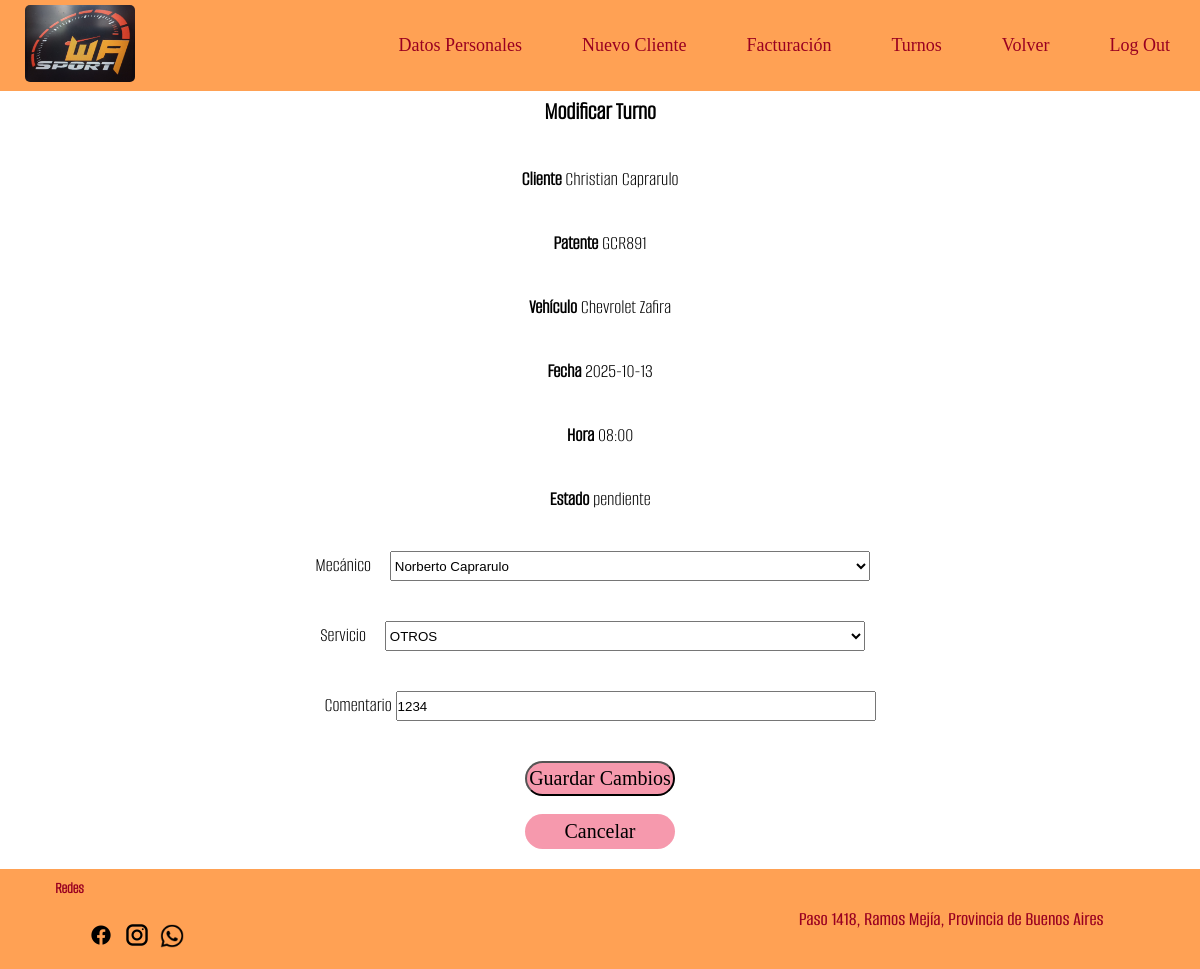
The app's page /modificar_turno.php?turno_id=47 (signed in) with its own data.
### tables this page shows
CREATE TABLE `turnos` (
  `turno_id` int(11) NOT NULL,
  `turno_fecha` date NOT NULL,
  `turno_hora` time NOT NULL,
  `cliente_DNI` char(8) DEFAULT NULL,
  `vehiculo_patente` varchar(10) DEFAULT NULL,
  `mecanico_dni` char(8) DEFAULT NULL,
  `turno_estado` enum('pendiente','finalizado') DEFAULT 'pendiente',
  `turno_comentario` text DEFAULT NULL
);

CREATE TABLE `clientes` (
  `cliente_DNI` varchar(10) NOT NULL,
  `cliente_contrasena` varchar(255) NOT NULL,
  `cliente_nombre` varchar(50) NOT NULL,
  `cliente_direccion` varchar(50) DEFAULT NULL,
  `cliente_localidad` varchar(15) DEFAULT NULL,
  `cliente_telefono` varchar(15) DEFAULT NULL,
  `cliente_email` varchar(255) NOT NULL,
  `token_recuperacion` varchar(255) DEFAULT NULL
);

CREATE TABLE `vehiculos` (
  `vehiculo_patente` varchar(10) NOT NULL,
  `cliente_DNI` varchar(10) NOT NULL,
  `vehiculo_marca` varchar(10) NOT NULL,
  `vehiculo_modelo` varchar(10) NOT NULL,
  `vehiculo_anio` varchar(4) DEFAULT NULL,
  `vehiculo_color` varchar(10) DEFAULT NULL,
  `vehiculo_motor` varchar(10) DEFAULT NULL
);

CREATE TABLE `orden_trabajo` (
  `orden_numero` int(11) NOT NULL,
  `servicio_codigo` varchar(5) NOT NULL,
  `complejidad` int(11) NOT NULL,
  `costo_ajustado` decimal(8,2) DEFAULT NULL,
  `orden_kilometros` int(10) UNSIGNED NOT NULL,
  `orden_comentario` varchar(255) NOT NULL,
  `orden_estado` tinyint(1) NOT NULL,
  `mecanico_DNI` varchar(15) DEFAULT NULL,
  `turno_id` int(11) DEFAULT NULL,
  `factura_id` int(11) DEFAULT NULL
);

CREATE TABLE `empleados` (
  `empleado_DNI` varchar(10) NOT NULL,
  `empleado_contrasena` varchar(255) NOT NULL,
  `empleado_nombre` varchar(50) NOT NULL,
  `empleado_roll` varchar(255) NOT NULL,
  `empleado_email` text NOT NULL,
  `token_recuperacion` varchar(255) DEFAULT NULL,
  `empleado_direccion` varchar(50) DEFAULT NULL,
  `empleado_localidad` varchar(15) DEFAULT NULL,
  `empleado_telefono` varchar(15) DEFAULT NULL
);

CREATE TABLE `servicios` (
  `servicio_codigo` varchar(5) NOT NULL,
  `servicio_nombre` varchar(35) NOT NULL,
  `servicio_descripcion` varchar(100) NOT NULL,
  `servicio_costo` decimal(8,2) NOT NULL
);

### modificar_turno.php (the view, shortened to what this page needs)
<?php
include 'conexion_base.php';
$turno_id = $_POST['turno_id'] ?? $_GET['turno_id'] ?? null;
try {
    $stmt = $conexion->prepare("SELECT t.*,
                                       ot.servicio_codigo, ot.mecanico_DNI AS mecanico_DNI_OT,
                                       c.cliente_nombre, v.vehiculo_patente, v.vehiculo_marca, v.vehiculo_modelo,
                                       s.servicio_nombre
                                FROM turnos t
                                LEFT JOIN orden_trabajo ot ON t.turno_id = ot.turno_id
                                LEFT JOIN clientes c ON t.cliente_DNI = c.cliente_DNI
                                LEFT JOIN vehiculos v ON t.vehiculo_patente = v.vehiculo_patente
                                LEFT JOIN servicios s ON ot.servicio_codigo = s.servicio_codigo
                                WHERE t.turno_id = ?");
    $stmt->execute([$turno_id]);
    $turno = $stmt->fetch(PDO::FETCH_ASSOC);
    $stmt = $conexion->prepare("SELECT empleado_DNI, empleado_nombre FROM empleados WHERE empleado_roll = 'mecanico'");
    $stmt->execute();
    $mecanicos = $stmt->fetchAll(PDO::FETCH_ASSOC);
    $stmt = $conexion->prepare("SELECT servicio_codigo, servicio_nombre FROM servicios");
    $stmt->execute();
    $servicios = $stmt->fetchAll(PDO::FETCH_ASSOC);
} catch (PDOException $e) {
    die("Error: " . $e->getMessage());
}
?>
<!DOCTYPE html>
<html lang="es">
<head>
    <link rel="stylesheet" href="estilopagina.css">
</head>
<body>
<?php include("nav_rec.php"); ?>
<section class="turno_mod">
    <h1>Modificar Turno</h1>
    <form method="post">
        <div class="turno_mod-tit"><strong>Cliente</strong> <?= htmlspecialchars($turno['cliente_nombre']) ?></div>
        <div class="turno_mod-tit"><strong>Patente</strong> <?= htmlspecialchars($turno['vehiculo_patente']) ?></div>
        <div class="turno_mod-tit"><strong>Vehículo</strong> <?= htmlspecialchars($turno['vehiculo_marca'] . ' ' . $turno['vehiculo_modelo']) ?></div>
        <div class="turno_mod-tit"><strong>Fecha</strong> <?= htmlspecialchars($turno['turno_fecha']) ?></div>
        <div class="turno_mod-tit"><strong>Hora</strong> <?= substr($turno['turno_hora'], 0, 5) ?></div>
        <div class="turno_mod-tit"><strong>Estado</strong> <?= htmlspecialchars($turno['turno_estado']) ?></div>
        <div class="turno_mod-tit">
            <label for="mecanico_DNI">Mecánico</label>
            <select class="turno_mod-sel" name="mecanico_DNI" id="mecanico_DNI" required>
                <?php foreach ($mecanicos as $mec): ?>
                    <option value="<?= $mec['empleado_DNI'] ?>" <?= ($mec['empleado_DNI'] == $turno['mecanico_DNI_OT']) ? 'selected' : '' ?>>
                        <?= $mec['empleado_nombre'] ?>
                    </option>
                <?php endforeach; ?>
            </select>
        </div>
        <div class="turno_mod-tit">
            <label for="servicio_codigo">Servicio</label>
            <select class="turno_mod-sel" name="servicio_codigo" id="servicio_codigo" required>
                <?php foreach ($servicios as $serv): ?>
                    <option value="<?= $serv['servicio_codigo'] ?>" <?= ($serv['servicio_codigo'] == $turno['servicio_codigo']) ? 'selected' : '' ?>>
                        <?= $serv['servicio_nombre'] ?>
                    </option>
                <?php endforeach; ?>
            </select>
        </div>
        <div class="turno_mod-tit">
            <label for="turno_comentario">Comentario </label>
            <input type="text" name="turno_comentario" id="turno_comentario" value="<?= htmlspecialchars($turno['turno_comentario']) ?>">
        </div>
        <div class="turno_mod-bot">
            <button type="submit" name="guardar">Guardar Cambios</button>
            <br>
            <a href="turnos.php" >Cancelar</a>
        </div>
    </form>
</section>
<?php include("piedepagina.php"); ?>
</body>
</html>

### estilopagina.css (style rules this page uses)
* { margin: 0; padding: 0; box-sizing: border-box; }
html, body { width: 100%; height: 100%; }
.turno_mod { min-height: 80vh; text-align: center; }
.turno_mod h1 { font-family: 'AlumniSans_Light'; font-size: 25px; text-align: center; margin: 5px; }
.turno_mod-tit { font-family: 'AlumniSans_Light'; font-size: 20px; margin: 40px; }
.turno_mod-sel { width: 480px; height: 30px; margin: auto 15px; }
.turno_mod-tit input { width: 480px; height: 30px; }
.turno_mod-bot { display: flex; flex-direction: column; align-content: center; align-items: center; justify-content: space-between; margin: 20px; }
.turno_mod-bot button { border-radius: 18px; background-color: #ed2e577c; width: 150px; height: 35px; font-family: 'Big_Shoulders_Medium'; font-size: 20px; }
.turno_mod-bot a { width: 150px; height: 35px; border-radius: 18px; background-color: #ed2e577c; display: flex; justify-content: center; align-items: center; color: #000; text-decoration: none; font-family: 'Big_Shoulders_Medium'; font-size:20px; }

### records on screen
turnos: clientes.cliente_nombre "Christian Caprarulo", vehiculo_patente.vehiculo_patente "GCR891", vehiculo_patente.vehiculo_modelo "Chevrolet Zafira", turno_fecha "2025-10-13", turno_hora "08:00", turno_estado "pendiente", turno_comentario "1234"
orden_trabajo: mecanico_DNI "Norberto Caprarulo", servicio_codigo "OTROS"
